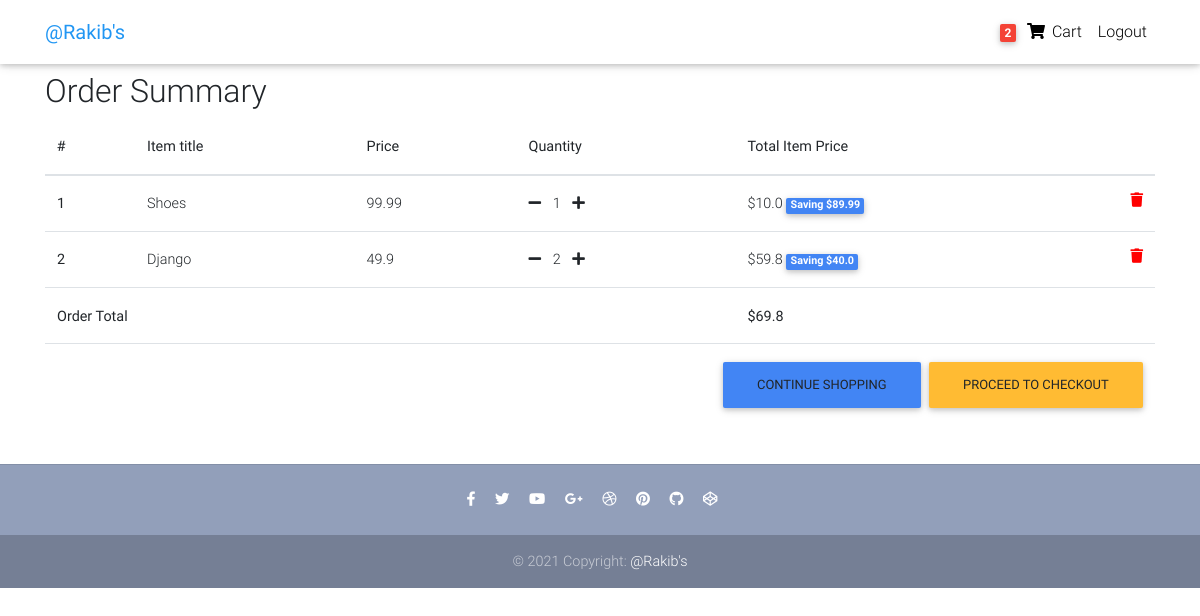
Page /order-summary/ (signed in) on the committed database.
### e_commerce/models.py (models this page shows, shortened)
class Order(models.Model):
    user = models.ForeignKey(settings.AUTH_USER_MODEL,
                             on_delete=models.CASCADE)
    ref_code = models.CharField(max_length=20, blank=True, null=True)
    items = models.ManyToManyField(OrderItem)
    start_date = models.DateTimeField(auto_now_add=True)
    ordered_date = models.DateTimeField()
    ordered = models.BooleanField(default=False)
    shipping_address = models.ForeignKey(
        'Address', related_name='shipping_address', on_delete=models.SET_NULL, blank=True, null=True)
    billing_address = models.ForeignKey(
        'Address', related_name='billing_address', on_delete=models.SET_NULL, blank=True, null=True)
    payment = models.ForeignKey(
        'Payment', on_delete=models.SET_NULL, blank=True, null=True)
    coupon = models.ForeignKey(
        'Coupon', on_delete=models.SET_NULL, blank=True, null=True)
    being_delivered = models.BooleanField(default=False)
    received = models.BooleanField(default=False)
    refund_requested = models.BooleanField(default=False)
    refund_granted = models.BooleanField(default=False)
    '''
    1. Item added to cart
    2. Adding a billing address
    (Failed checkout)
    3. Payment
    (Preprocessing, processing, packaging etc.)
    4. Being delivered
    5. Received
    6. Refunds
    '''
    def get_total(self):
        total = 0
        for order_item in self.items.all():
            total += order_item.get_final_price()
        if self.coupon:
            total -= self.coupon.amount
        return total

class OrderItem(models.Model):
    user = models.ForeignKey(settings.AUTH_USER_MODEL,
                             on_delete=models.CASCADE)
    ordered = models.BooleanField(default=False)
    item = models.ForeignKey(Item, on_delete=models.CASCADE)
    quantity = models.IntegerField(default=1)
    def get_total_item_price(self):
        return self.quantity * self.item.price
    def get_total_discount_item_price(self):
        return self.quantity * self.item.discount_price
    def get_amount_saved(self):
        return self.get_total_item_price() - self.get_total_discount_item_price()
    def get_final_price(self):
        if self.item.discount_price:
            return self.get_total_discount_item_price()
        return self.get_total_item_price()

class Item(models.Model):
    title = models.CharField(max_length=100)
    price = models.FloatField()
    discount_price = models.FloatField(blank=True, null=True)
    category = models.CharField(choices=CATEGORY_CHOICES, max_length=2)
    label = models.CharField(choices=LABEL_CHOICES, max_length=1)
    slug = models.SlugField()
    description = models.TextField()
    image = models.ImageField()
    e_image1 = models.ImageField(upload_to="extra_image", null=True, blank=True)
    e_image2 = models.ImageField(upload_to="extra_image", null=True, blank=True)
    e_image3 = models.ImageField(upload_to="extra_image", null=True, blank=True)

### e_commerce/views.py (the view)
# urls.py: path('order-summary/', views.OrderSummaryView.as_view(), name='order-summary'),
class OrderSummaryView(LoginRequiredMixin, View):
    def get(self, *args, **kwargs):
        try:
            order = Order.objects.get(user=self.request.user, ordered=False)
            context = {
                'object': order
            }
            return render(self.request, 'order_summary.html', context)
        except ObjectDoesNotExist:
            messages.warning(self.request, "You do not have an active order")
            return redirect("/")

### e_commerce/templatetags/cart_template_tags.py (called while the page is built)
@register.filter
def cart_item_count(user):
    if user.is_authenticated:
        qs = Order.objects.filter(user=user, ordered=False)
        if qs.exists():
            return qs[0].items.count()
    return 0

### templates/order_summary.html (shortened to what this page needs)
{% extends "base.html" %}
{% block content %}
  <main>
    <div class="container">
    <div class="table-responsive text-nowrap">
    <h2>Order Summary</h2>
    <table class="table">
        <thead>
        <tr>
            <th scope="col">#</th>
            <th scope="col">Item title</th>
            <th scope="col">Price</th>
            <th scope="col">Quantity</th>
            <th scope="col">Total Item Price</th>
        </tr>
        </thead>
        <tbody>
        {% for order_item in object.items.all %}
        <tr>
            <th scope="row">{{ forloop.counter }}</th>
            <td>{{ order_item.item.title }}</td>
            <td>{{ order_item.item.price }}</td>
            <td>
                <a href="{% url "e_commerce:remove-single-item-from-cart" order_item.item.slug %}"><i class="fas fa-minus mr-2"></i></a>
                {{ order_item.quantity }}
                <a href="{% url "e_commerce:add-to-cart" order_item.item.slug %}"><i class="fas fa-plus ml-2"></i></a>
            </td>
            <td>
            {% if order_item.item.discount_price %}
                ${{ order_item.get_total_discount_item_price }}
                    {% if order_item.get_amount_saved > 0 %}
                    <span class="badge badge-primary">
                        Saving ${{ order_item.get_amount_saved }}
                    </span>
                    {% else %}
                        <span class="badge badge-danger">
                            Losing ${{ order_item.get_amount_saved }}
                        </span>
                    {% endif %}
            {% else %}
                ${{ order_item.get_total_item_price }}
            {% endif %}
            <a style='color: red;' href="{% url "e_commerce:remove-from-cart" order_item.item.slug %}">
                <i class="fas fa-trash float-right"></i>
            </a>
            </td>
        </tr>
        {% endfor %}
        {% if object.get_total %}
        <tr>
            <td colspan="4"><b>Order Total</b></td>
            <td><b>${{ object.get_total }}</b></td>
        </tr>
        <tr>
            <td colspan="5">
            <a class='btn btn-warning float-right ml-2' href='/checkout/'>Proceed to checkout</a>
            <a class='btn btn-primary float-right' href='/'>Continue shopping</a>
            </td>
        </tr>
        {% endif %}
        </tbody>
    </table>
    </div>
    </div>
  </main>
{% endblock content %}

### templates/navbar.html (shortened to what this page needs)
{% load cart_template_tags %}
<nav class="navbar fixed-top navbar-expand-lg navbar-light white scrolling-navbar">
    <div class="container">
      <a class="navbar-brand waves-effect" href="/">
        <strong class="blue-text">@Rakib's</strong>
      </a>
      <div class="collapse navbar-collapse" id="navbarSupportedContent">
        <ul class="navbar-nav nav-flex-icons">
          {% if request.user.is_authenticated %}
          <li class="nav-item">
            <a href="{% url "e_commerce:order-summary" %}" class="nav-link waves-effect">
              <span class="badge red z-depth-1 mr-1"> {{ request.user|cart_item_count }} </span>
              <i class="fas fa-shopping-cart"></i>
              <span class="clearfix d-none d-sm-inline-block"> Cart </span>
            </a>
          </li>
          <li class="nav-item">
            <a class="nav-link waves-effect" href="{% url "e_commerce:logout" %}">
              <span class="clearfix d-none d-sm-inline-block"> Logout </span>
            </a>
          </li>
          {% endif %}
        </ul>
      </div>
    </div>
  </nav>

### templates/base.html (style rules this page uses)
html, body, header, .carousel { height: 60vh; }

### rows in the picture
OrderItem: item "Shoes", item.price "99.99", quantity "1", get_total_discount_item_price "10.0", get_amount_saved "89.99"
OrderItem: item "Django", item.price "49.9", quantity "2", get_total_discount_item_price "59.8", get_amount_saved "40.0"
Order: get_total "69.8"

### other values in the picture
{{ request.user|cart_item_count }} "2"
